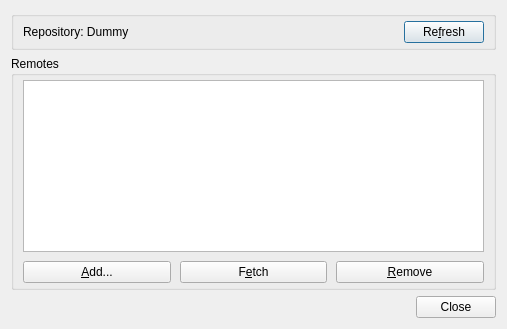
<?xml version="1.0" encoding="UTF-8"?>
<ui version="4.0">
 <class>Git::Internal::RemoteDialog</class>
 <widget class="QDialog" name="Git::Internal::RemoteDialog">
  <property name="geometry">
   <rect>
    <x>0</x>
    <y>0</y>
    <width>507</width>
    <height>329</height>
   </rect>
  </property>
  <property name="windowTitle">
   <string>Remotes</string>
  </property>
  <layout class="QVBoxLayout" name="verticalLayout_3">
   <item>
    <widget class="QGroupBox" name="infoGroupBox">
     <layout class="QHBoxLayout" name="horizontalLayout_2">
      <property name="topMargin">
       <number>4</number>
      </property>
      <property name="bottomMargin">
       <number>4</number>
      </property>
      <item>
       <widget class="QLabel" name="repositoryLabel">
        <property name="text">
         <string notr="true">Repository: Dummy</string>
        </property>
       </widget>
      </item>
      <item>
       <widget class="QPushButton" name="refreshButton">
        <property name="sizePolicy">
         <sizepolicy hsizetype="Maximum" vsizetype="Fixed">
          <horstretch>0</horstretch>
          <verstretch>0</verstretch>
         </sizepolicy>
        </property>
        <property name="text">
         <string>Re&amp;fresh</string>
        </property>
       </widget>
      </item>
     </layout>
    </widget>
   </item>
   <item>
    <widget class="QGroupBox" name="remoteGroupBox">
     <property name="title">
      <string>Remotes</string>
     </property>
     <layout class="QVBoxLayout" name="verticalLayout">
      <property name="spacing">
       <number>9</number>
      </property>
      <property name="topMargin">
       <number>4</number>
      </property>
      <property name="bottomMargin">
       <number>4</number>
      </property>
      <item>
       <widget class="QTableView" name="remoteView">
        <property name="minimumSize">
         <size>
          <width>0</width>
          <height>100</height>
         </size>
        </property>
        <property name="editTriggers">
         <set>QAbstractItemView::AnyKeyPressed|QAbstractItemView::DoubleClicked|QAbstractItemView::EditKeyPressed</set>
        </property>
        <property name="selectionMode">
         <enum>QAbstractItemView::SingleSelection</enum>
        </property>
        <property name="selectionBehavior">
         <enum>QAbstractItemView::SelectRows</enum>
        </property>
        <property name="showGrid">
         <bool>false</bool>
        </property>
        <property name="wordWrap">
         <bool>false</bool>
        </property>
        <attribute name="horizontalHeaderVisible">
         <bool>false</bool>
        </attribute>
        <attribute name="verticalHeaderVisible">
         <bool>false</bool>
        </attribute>
       </widget>
      </item>
      <item>
       <layout class="QHBoxLayout" name="horizontalLayout">
        <item>
         <widget class="QPushButton" name="addButton">
          <property name="text">
           <string>&amp;Add...</string>
          </property>
          <property name="autoDefault">
           <bool>false</bool>
          </property>
         </widget>
        </item>
        <item>
         <widget class="QPushButton" name="fetchButton">
          <property name="text">
           <string>F&amp;etch</string>
          </property>
         </widget>
        </item>
        <item>
         <widget class="QPushButton" name="removeButton">
          <property name="text">
           <string>&amp;Remove</string>
          </property>
          <property name="autoDefault">
           <bool>false</bool>
          </property>
         </widget>
        </item>
       </layout>
      </item>
     </layout>
    </widget>
   </item>
   <item>
    <widget class="QDialogButtonBox" name="buttonBox">
     <property name="orientation">
      <enum>Qt::Horizontal</enum>
     </property>
     <property name="standardButtons">
      <set>QDialogButtonBox::Close</set>
     </property>
    </widget>
   </item>
  </layout>
 </widget>
 <resources/>
 <connections>
  <connection>
   <sender>buttonBox</sender>
   <signal>rejected()</signal>
   <receiver>Git::Internal::RemoteDialog</receiver>
   <slot>reject()</slot>
   <hints>
    <hint type="sourcelabel">
     <x>466</x>
     <y>614</y>
    </hint>
    <hint type="destinationlabel">
     <x>544</x>
     <y>23</y>
    </hint>
   </hints>
  </connection>
 </connections>
</ui>
